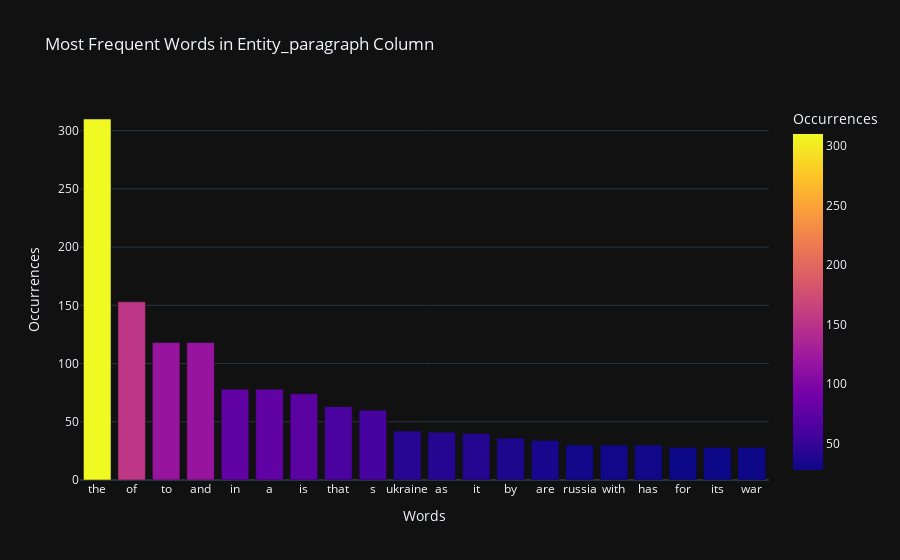

Here is the notebook cell this chart was saved with:
### Code cell
# Plot the most frequent words in the entity_paragraph column
plot_most_frequent_words(df_test, 'entity_paragraph', top_n=20)

### Figure 1 — Plotly figure (JSON) as saved in the notebook; plotly's stock layout.template omitted (floating-point values rounded to 4 significant figures)
{"data": [{"alignmentgroup": "True", "hovertemplate": "Words=%{x}<br>Occurrences=%{marker.color}<extra></extra>", "legendgroup": "", "marker": {"color": [310, 153, 118, 118, 78, 78, 74, 63, 60, 42, 41, 40, 36, 34, 30, 30, 30, 28, 28, 28], "coloraxis": "coloraxis", "pattern": {"shape": ""}}, "name": "", "offsetgroup": "", "orientation": "v", "showlegend": false, "textposition": "auto", "type": "bar", "x": ["the", "of", "to", "and", "in", "a", "is", "that", "s", "ukraine", "as", "it", "by", "are", "russia", "with", "has", "for", "its", "war"], "xaxis": "x", "y": [310, 153, 118, 118, 78, 78, 74, 63, 60, 42, 41, 40, 36, 34, 30, 30, 30, 28, 28, 28], "yaxis": "y"}], "layout": {"barmode": "relative", "coloraxis": {"colorbar": {"title": {"text": "Occurrences"}}, "colorscale": [[0, "#0d0887"], [0.1111, "#46039f"], [0.2222, "#7201a8"], [0.3333, "#9c179e"], [0.4444, "#bd3786"], [0.5556, "#d8576b"], [0.6667, "#ed7953"], [0.7778, "#fb9f3a"], [0.8889, "#fdca26"], [1, "#f0f921"]]}, "legend": {"tracegroupgap": 0}, "title": {"text": "Most Frequent Words in Entity_paragraph Column"}, "xaxis": {"anchor": "y", "domain": [0, 1], "title": {"text": "Words"}}, "yaxis": {"anchor": "x", "domain": [0, 1], "title": {"text": "Occurrences"}}}}
